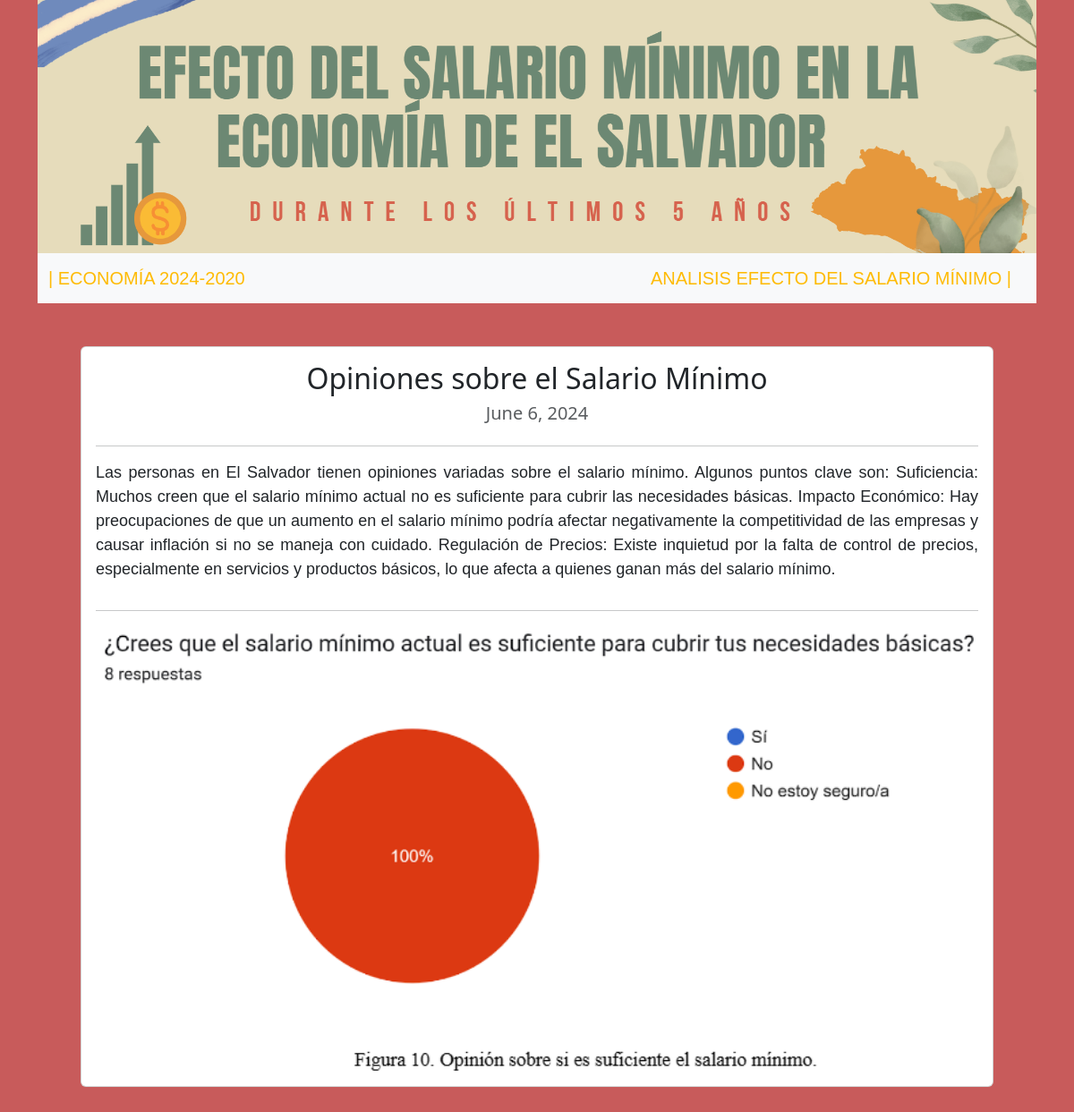
Screenshot of /informacion/4 with the database file from the repository.
### informacion/models.py (models this page shows)
class Post(models.Model):
    title= models.CharField( max_length=100)
    description=models.TextField()
    image=models.ImageField(upload_to='informacion/images/')
    date= models.DateField(datetime.date.today)

### informacion/views.py (the view)
# urls.py: path('<int:post_id>', post_detail, name="post_detail"),
def post_detail(request, post_id):
    post= get_object_or_404(Post,pk=post_id)
    return render(request, 'post_detail.html', {"post": post})

### informacion/templates/post_detail.html
{% extends 'layout.html' %}
{% block content %}
<div class="p-5">
<div class="card card-body">
<div class="text-center">
<h2>{{post.title}}</h2>
<h3 class="my-2 h5 text-muted">{{post.date}}</h3>
</div>
<hr>
<div class="editext">
<p>{{post.description|safe}}</p>
</div>
<hr>
<img src="{{post.image.url}}" alt="{{post.title}}">
</div>
</div>
{% endblock %}

### inicio/static/main.css (style rules this page uses)
body { background: rgb(200, 91, 91); }
.editext { text-align: justify; font-family: Verdana, Geneva, Tahoma, sans-serif; font-size: large; }

### rows the page displays
Post: title "Opiniones sobre el Salario Mínimo", date "June 6, 2024", description "Las personas en El Salvador tienen opiniones variadas sobre el salario mínimo. Algunos puntos clave son: Suficiencia: Muchos creen que el salario mínimo actual no es suficiente para cubrir las necesidades básicas. Impacto Económico: Hay preocupaciones de que un aumento en el salario mínimo podría afectar negativamente la competitividad de las empresas y causar inflación si no se maneja con cuidado. Regulación de Precios: Existe inquietud por la falta de control de precios, especialmente en servicios y productos básicos, lo que afecta a quienes ganan más del salario mínimo.", image (picture)
